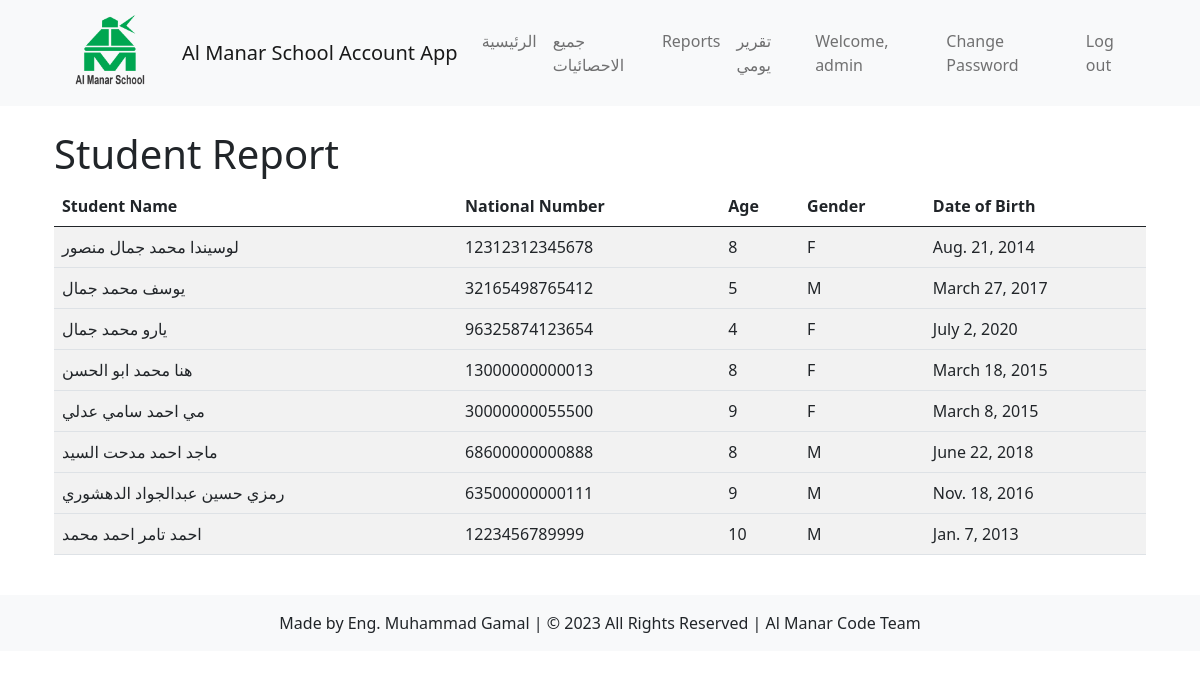
The app's page /students/generate-student-report/ (signed in), older data.
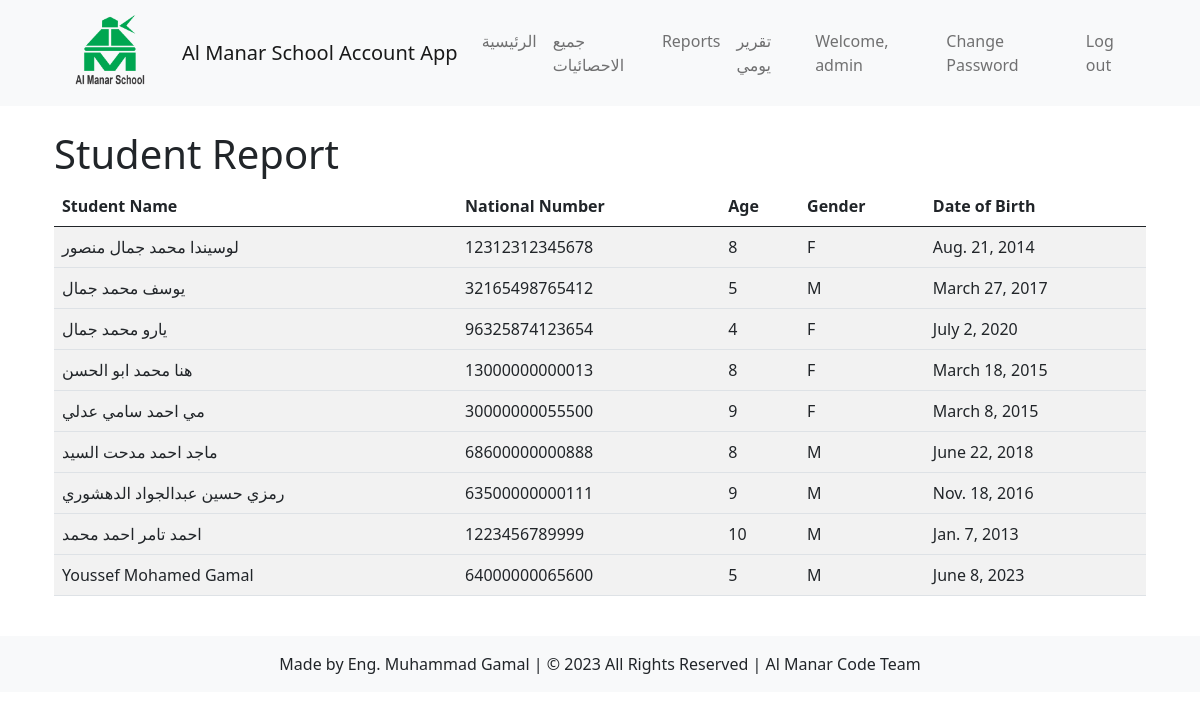
The same page, newer data.
### students/models.py (models this page shows, shortened)
class Student(models.Model):
    GENDER_CHOICES = (
        ('', '---------'),
        ('M', 'Male'),
        ('F', 'Female'),
    )
    DISCOUNT_CHOICES = (
        ('NONE', 'No Discount'),
        ('CHAIRMAN', 'Chairman of the Board Discount'),
        ('VICE_CHAIRMAN', 'Vice Chairman of the Board Discount'),
        ('EMPLOYEE_CHILD', 'Employee Child Discount'),
        ('ARMED_FORCES', 'Armed Forces Discount'),
    )
    name = models.CharField(max_length=50)
    national_number = models.IntegerField(unique=True)
    age = models.IntegerField()
    gender = models.CharField(max_length=1, choices=GENDER_CHOICES)
    date_of_birth = models.DateField()
    academic_year = models.ForeignKey(AcademicYear, on_delete=models.CASCADE, default=timezone.now, null=True, blank=True)
    classroom = models.ManyToManyField(Classroom)
    total_payments = models.DecimalField(max_digits=8, decimal_places=2, default=0, null=True, blank=True)
    total_owed = models.DecimalField(max_digits=8, decimal_places=2, default=0, null=True, blank=True)
    phone_number = models.CharField(max_length=20, default='')
    discount = models.CharField(max_length=20, choices=DISCOUNT_CHOICES, default='NONE')

### students/views.py (the view)
# urls.py: path('generate-student-report/', views.generate_student_report, name='generate_student_report'),
@never_cache
@login_required
def generate_student_report(request):
    students = Student.objects.all()
    context = {
        'report_data': students
    }
    return render(request, 'students/generate_student_report.html', context)

### students/templates/students/generate_student_report.html (shortened to what this page needs)
{% extends 'students/base/administration_navbar.html' %}
{% block content %}
    <h1>Student Report</h1>
    <div class="table-responsive">
        <table class="table table-striped">
            <thead>
                <tr>
                    <th>Student Name</th>
                    <th>National Number</th>
                    <th>Age</th>
                    <th>Gender</th>
                    <th>Date of Birth</th>
                </tr>
            </thead>
            <tbody>
                {% for student in report_data %}
                    <tr>
                        <td>{{ student.name }}</td>
                        <td>{{ student.national_number }}</td>
                        <td>{{ student.age }}</td>
                        <td>{{ student.gender }}</td>
                        <td>{{ student.date_of_birth }}</td>
                    </tr>
                {% endfor %}
            </tbody>
        </table>
    </div>
{% endblock %}

Row changes from the older to the newer data that the page shows:
added Student: name "Youssef Mohamed Gamal", national_number "64000000065600", age "5", gender "M", date_of_birth "June 8, 2023"
